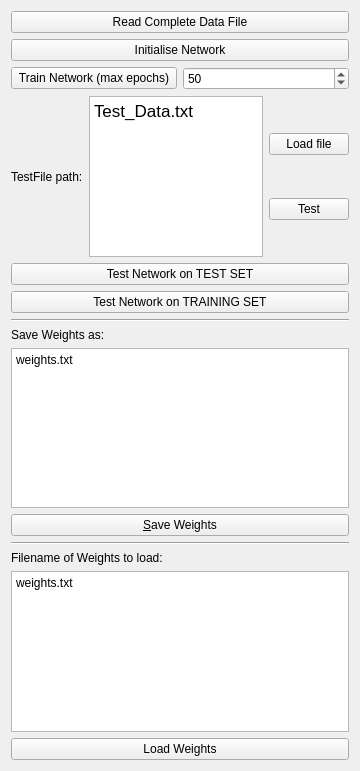
   <widget class="QWidget" name="verticalLayoutWidget">
    <property name="geometry">
     <rect>
      <x>13</x>
      <y>10</y>
      <width>360</width>
      <height>771</height>
     </rect>
    </property>
    <layout class="QVBoxLayout" name="verticalLayout">
     <property name="sizeConstraint">
      <enum>QLayout::SetDefaultConstraint</enum>
     </property>
     <item>
      <widget class="QPushButton" name="pushButton_Read_File">
       <property name="text">
        <string>Read Complete Data File</string>
       </property>
      </widget>
     </item>
     <item>
      <widget class="QPushButton" name="pushButton_Initialise_Network">
       <property name="text">
        <string>Initialise Network</string>
       </property>
      </widget>
     </item>
     <item>
      <layout class="QHBoxLayout" name="horizontalLayout_8">
       <item>
        <widget class="QPushButton" name="pushButton_Train_Network_Max_Epochs">
         <property name="text">
          <string>Train Network (max epochs)</string>
         </property>
        </widget>
       </item>
       <item>
        <widget class="QSpinBox" name="spinBox_training_Epochs">
         <property name="maximum">
          <number>9999</number>
         </property>
         <property name="value">
          <number>50</number>
         </property>
        </widget>
       </item>
      </layout>
     </item>
     <item>
      <layout class="QHBoxLayout" name="horizontalLayout_14">
       <item>
        <widget class="QLabel" name="file_path_label">
         <property name="maximumSize">
          <size>
           <width>80</width>
           <height>16777215</height>
          </size>
         </property>
         <property name="text">
          <string>TestFile path:</string>
         </property>
        </widget>
       </item>
       <item>
        <widget class="QTextEdit" name="textEdit_file_path">
         <property name="minimumSize">
          <size>
           <width>0</width>
           <height>100</height>
          </size>
         </property>
         <property name="maximumSize">
          <size>
           <width>180</width>
           <height>300</height>
          </size>
         </property>
         <property name="html">
          <string>&lt;!DOCTYPE HTML PUBLIC &quot;-//W3C//DTD HTML 4.0//EN&quot; &quot;http://www.w3.org/TR/REC-html40/strict.dtd&quot;&gt;
&lt;html&gt;&lt;head&gt;&lt;meta name=&quot;qrichtext&quot; content=&quot;1&quot; /&gt;&lt;style type=&quot;text/css&quot;&gt;
p, li { white-space: pre-wrap; }
&lt;/style&gt;&lt;/head&gt;&lt;body style=&quot; font-family:'.AppleSystemUIFont'; font-size:13pt; font-weight:400; font-style:normal;&quot;&gt;
&lt;p style=&quot; margin-top:0px; margin-bottom:0px; margin-left:0px; margin-right:0px; -qt-block-indent:0; text-indent:0px;&quot;&gt;Test_Data.txt&lt;/p&gt;&lt;/body&gt;&lt;/html&gt;</string>
         </property>
        </widget>
       </item>
       <item>
        <layout class="QVBoxLayout" name="verticalLayout_4">
         <item>
          <widget class="QPushButton" name="pushButton_Load_Test_File">
           <property name="maximumSize">
            <size>
             <width>80</width>
             <height>16777215</height>
            </size>
           </property>
           <property name="text">
            <string>Load file</string>
           </property>
          </widget>
         </item>
         <item>
          <widget class="QPushButton" name="pushButton_Test_File_Data">
           <property name="maximumSize">
            <size>
             <width>80</width>
             <height>16777215</height>
            </size>
           </property>
           <property name="text">
            <string>Test</string>
           </property>
          </widget>
         </item>
        </layout>
       </item>
      </layout>
     </item>
     <item>
      <widget class="QPushButton" name="pushButton_Test_All_Patterns">
       <property name="text">
        <string>Test Network on TEST SET</string>
       </property>
      </widget>
     </item>
     <item>
      <widget class="QPushButton" name="pushButton_testNetOnTrainingSet">
       <property name="text">
        <string>Test Network on TRAINING SET</string>
       </property>
      </widget>
     </item>
     <item>
      <widget class="Line" name="line_6">
       <property name="orientation">
        <enum>Qt::Horizontal</enum>
       </property>
      </widget>
     </item>
     <item>
      <widget class="QLabel" name="label_9">
       <property name="text">
        <string>Save Weights as:</string>
       </property>
      </widget>
     </item>
     <item>
      <widget class="QPlainTextEdit" name="plainTextEdit_saveWeightsAs">
       <property name="plainText">
        <string>weights.txt</string>
       </property>
      </widget>
     </item>
     <item>
      <widget class="QPushButton" name="pushButton_Save_Weights">
       <property name="text">
        <string>&amp;Save Weights</string>
       </property>
      </widget>
     </item>
     <item>
      <widget class="Line" name="line_5">
       <property name="orientation">
        <enum>Qt::Horizontal</enum>
       </property>
      </widget>
     </item>
     <item>
      <widget class="QLabel" name="label_8">
       <property name="text">
        <string>Filename of Weights to load:</string>
       </property>
      </widget>
     </item>
     <item>
      <widget class="QPlainTextEdit" name="plainTextEdit_fileNameLoadWeights">
       <property name="sizePolicy">
        <sizepolicy hsizetype="Expanding" vsizetype="Expanding">
         <horstretch>0</horstretch>
         <verstretch>0</verstretch>
        </sizepolicy>
       </property>
       <property name="plainText">
        <string>weights.txt</string>
       </property>
      </widget>
     </item>
     <item>
      <widget class="QPushButton" name="pushButton_Load_Weights">
       <property name="text">
        <string>Load Weights</string>
       </property>
      </widget>
     </item>
    </layout>
   </widget>
